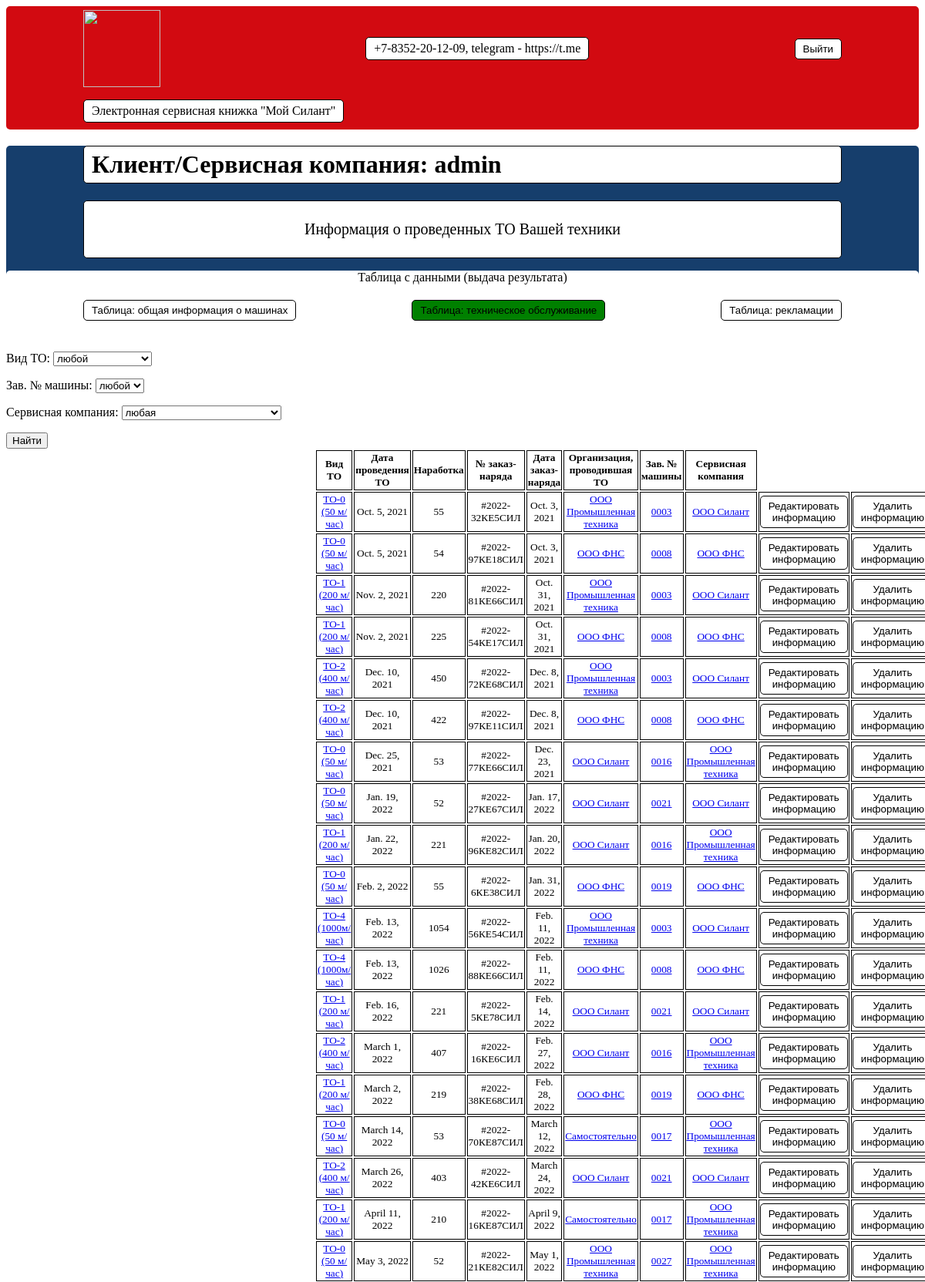
The page /api/maintenances/ (signed in, upper part) on the database its author committed.
### mysilant/models.py (models this page shows, shortened)
class Maintenance(models.Model):
    type_of_maintenance = models.ForeignKey(Type_of_maintenance, on_delete=models.CASCADE)
    date_of_maintenance = models.DateField()
    development = models.IntegerField(default=0)
    work_order_number = models.CharField(max_length=64)
    work_order_date = models.DateField()
    organization_maintenance = models.ForeignKey(Organization_maintenance, on_delete=models.CASCADE)
    machine = models.ForeignKey(Machine, on_delete=models.CASCADE)
    service_company = models.ForeignKey(Service_Company, on_delete=models.CASCADE)

class Type_of_maintenance(models.Model):
    name = models.CharField(max_length=64)
    description = models.TextField()
    def __str__(self):
        return self.name

class Organization_maintenance(models.Model):
    name = models.CharField(max_length=64)
    description = models.TextField()
    def __str__(self):
        return self.name

class Machine(models.Model):
    machine_number = models.CharField(max_length=64)
    model_of_equipment = models.ForeignKey(Model_of_equipment, on_delete=models.CASCADE)
    engine_model = models.ForeignKey(Engine_model, on_delete=models.CASCADE)
    engine_number = models.CharField(max_length=64)
    transmission_model = models.ForeignKey(Transmission_model, on_delete=models.CASCADE)
    transmission_number = models.CharField(max_length=64)
    model_of_driving_axle = models.ForeignKey(Model_of_driving_axle, on_delete=models.CASCADE)
    drive_axle_number = models.CharField(max_length=64)
    model_of_controlled_bridge = models.ForeignKey(Model_of_controlled_bridge, on_delete=models.CASCADE)
    controlled_bridge_number = models.CharField(max_length=64)
    supply_contract_number = models.CharField(max_length=64)
    shipment_date = models.DateField()
    consignee = models.CharField(max_length=64)
    delivery_address = models.CharField(max_length=64)
    equipment = models.CharField(max_length=128)
    client = models.ForeignKey(Client, on_delete=models.CASCADE)
    service_company = models.ForeignKey(Service_Company, on_delete=models.CASCADE)
    def __str__(self):
        return self.machine_number

class Service_Company(models.Model):
    name = models.CharField(max_length=64)
    description = models.TextField()
    def __str__(self):
        return self.name

### mysilant/views.py (the view)
# urls.py: path('api/maintenances/', MaintenanceListView.as_view(), name='maintenance_list'),
class MaintenanceListView(PermissionRequiredMixin, ListView):
    permission_required = 'mysilant.view_maintenance'
    model = Maintenance
    ordering = 'date_of_maintenance'
    form_class = MaintenanceForm
    template_name = 'maintenances.html'
    context_object_name = 'maintenances'
    def get_queryset(self):
       queryset = super().get_queryset()
       self.filterset = MaintenanceFilter(self.request.GET, queryset)
       return self.filterset.qs
    def get_context_data(self, **kwargs):
       context = super().get_context_data(**kwargs)
       context['filterset'] = self.filterset
       return context

### templates/silant_frontend/src/components/maintenances.html (shortened to what this page needs)
<!DOCTYPE html>
<html lang="en">
<head>
</head>
<body>
    <div>
        <header>
            <div class='header'>
                <div class='header2'>
                  <img class='img' src="https://static.tildacdn.com/tild3665-3566-4466-b331-303564336361/Frame_12.png"></img>
                  <p class='telephone'>+7-8352-20-12-09, telegram - https://t.me</p>
                  <form action="http://127.0.0.1:8000/accounts/logout/">
                    <button class='btn'>Выйти</button>
                  </form>
                </div>
                <div class='book'>
                  <p class='book1'>Электронная сервисная книжка "Мой Силант"</p>
                </div>
            </div>
        </header>
        <main>
        <h1 class='client'>Клиент/Сервисная компания: {{ user.username }}</h1>
        <div class='info2'>
          <p>Информация о проведенных ТО Вашей техники</p>
        </div>
        <div class='tab'>
        <p class='result'>Таблица с данными (выдача результата)</p>
        <div class='info'>
          <form action="http://127.0.0.1:8000/api/machines">
            <button class='tab4'>Таблица: общая информация о машинах</button>
          </form>
          <button class='tab5'>Таблица: техническое обслуживание</button>
          <form action="http://127.0.0.1:8000/api/complaints">
            <button class='tab6'>Таблица: рекламации</button>
          </form>
        </div>
        <form action="" method="get">
          {{ filterset.form.as_p }}
          <input type="submit" value="Найти" />
        </form>
        {% if maintenances %}
        <table class='maintenances'>
          <thead>
          <tr>
            <th>Вид ТО</th>
            <th>Дата проведения ТО</th>
            <th>Наработка</th>
            <th>№ заказ-наряда</th>
            <th>Дата заказ-наряда</th>
            <th>Организация, проводившая ТО</th>
            <th>Зав. № машины</th>
            <th>Сервисная компания</th>
          </tr>
          </thead>
          {% for maintenance in maintenances %}
          <tbody>
          <tr>
            <td><a href="#popup8">{{ maintenance.type_of_maintenance }}</a>
            </td>
            <td>{{ maintenance.date_of_maintenance }}</td>
            <td>{{ maintenance.development }}</td>
            <td>{{ maintenance.work_order_number }}</td>
            <td>{{ maintenance.work_order_date }}</td>
            <td><a href="#popup9">{{ maintenance.organization_maintenance }}</a>
            </td>
            <td><a href="#popup10">{{ maintenance.machine }}</a>
            </td>
            <td><a href="#popup11">{{ maintenance.service_company }}</a>
            </td>
            <td>
              <a href="{% url 'maintenance_update' id=maintenance.id %}"><u><button type="submit"
                  class="btn btn-primary">Редактировать информацию</button> </u></a>
            </td>
            <td>
              <a href="{% url 'maintenance_delete' id=maintenance.id %}"><u><button type="submit"
                  class="btn btn-primary">Удалить информацию</button> </u></a>
            </td>
          </tr>
          </tbody>
          {% endfor %}
        </table>
        {% else %}
       <h2>ТО нет!</h2>
       {% endif %}
        </div>
        </main>
      </div>
</body>
</html>

### templates/silant_frontend/src/components/maintenances.html (style rules this page uses)
.header { height: 150px; padding: 5px 100px; background-color: #D20A11; border-radius: 5px; }
.header2 { display: flex; justify-content: space-between; align-items: center; }
.img { height: 100px; width: 100px; }
.telephone { border: black thin solid; border-radius: 5px; background-color: white; padding: 5px 10px; }
.btn { border: black thin solid; border-radius: 5px; background-color: white; padding: 5px 10px; }
.book { display: flex; justify-content: space-between; align-items: center; }
.book1 { border: black thin solid; border-radius: 5px; background-color: white; padding: 5px 10px; }
.maintenances { font-size: 10pt; text-align: center; margin-left: 400px; }
table.maintenances th, table.maintenances td { border: black thin solid; }
.client { border: black thin solid; border-radius: 5px; background-color: white; padding: 5px 10px; margin-left: 100px; margin-right: 100px; }
.result { text-align: center; }
.info { display: flex; justify-content: space-between; align-items: center; margin-top: 20px; margin-bottom: 40px; padding-left: 100px; padding-right: 100px; }
.tab { background-color: white; border-radius: 5px; }
.tab4 { border: black thin solid; border-radius: 5px; background-color: white; padding: 5px 10px; }
.tab5 { border: black thin solid; border-radius: 5px; background-color: green; padding: 5px 10px; }
.tab6 { border: black thin solid; border-radius: 5px; background-color: white; padding: 5px 10px; }
.info2 { border: black thin solid; border-radius: 5px; background-color: white; padding: 5px 10px; margin-left: 100px; margin-right: 100px; text-align: center; font-size: 20px; }
main { background-color: #163E6C; border-radius: 5px; }

### rows shown on the page
Maintenance: type_of_maintenance "ТО-0 (50 м/час)", date_of_maintenance "Oct. 5, 2021", development "55", work_order_number "#2022-32КЕ5СИЛ", work_order_date "Oct. 3, 2021", organization_maintenance "ООО Промышленная техника", machine "0003", service_company "ООО Силант"
Maintenance: type_of_maintenance "ТО-0 (50 м/час)", date_of_maintenance "Oct. 5, 2021", development "54", work_order_number "#2022-97КЕ18СИЛ", work_order_date "Oct. 3, 2021", organization_maintenance "ООО ФНС", machine "0008", service_company "ООО ФНС"
Maintenance: type_of_maintenance "ТО-1 (200 м/час)", date_of_maintenance "Nov. 2, 2021", development "220", work_order_number "#2022-81КЕ66СИЛ", work_order_date "Oct. 31, 2021", organization_maintenance "ООО Промышленная техника", machine "0003", service_company "ООО Силант"
Maintenance: type_of_maintenance "ТО-1 (200 м/час)", date_of_maintenance "Nov. 2, 2021", development "225", work_order_number "#2022-54КЕ17СИЛ", work_order_date "Oct. 31, 2021", organization_maintenance "ООО ФНС", machine "0008", service_company "ООО ФНС"
Maintenance: type_of_maintenance "ТО-2 (400 м/час)", date_of_maintenance "Dec. 10, 2021", development "450", work_order_number "#2022-72КЕ68СИЛ", work_order_date "Dec. 8, 2021", organization_maintenance "ООО Промышленная техника", machine "0003", service_company "ООО Силант"
Maintenance: type_of_maintenance "ТО-2 (400 м/час)", date_of_maintenance "Dec. 10, 2021", development "422", work_order_number "#2022-97КЕ11СИЛ", work_order_date "Dec. 8, 2021", organization_maintenance "ООО ФНС", machine "0008", service_company "ООО ФНС"
Maintenance: type_of_maintenance "ТО-0 (50 м/час)", date_of_maintenance "Dec. 25, 2021", development "53", work_order_number "#2022-77КЕ66СИЛ", work_order_date "Dec. 23, 2021", organization_maintenance "ООО Силант", machine "0016", service_company "ООО Промышленная техника"
Maintenance: type_of_maintenance "ТО-0 (50 м/час)", date_of_maintenance "Jan. 19, 2022", development "52", work_order_number "#2022-27КЕ67СИЛ", work_order_date "Jan. 17, 2022", organization_maintenance "ООО Силант", machine "0021", service_company "ООО Силант"
Maintenance: type_of_maintenance "ТО-1 (200 м/час)", date_of_maintenance "Jan. 22, 2022", development "221", work_order_number "#2022-96КЕ82СИЛ", work_order_date "Jan. 20, 2022", organization_maintenance "ООО Силант", machine "0016", service_company "ООО Промышленная техника"
Maintenance: type_of_maintenance "ТО-0 (50 м/час)", date_of_maintenance "Feb. 2, 2022", development "55", work_order_number "#2022-6КЕ38СИЛ", work_order_date "Jan. 31, 2022", organization_maintenance "ООО ФНС", machine "0019", service_company "ООО ФНС"
Maintenance: type_of_maintenance "ТО-4 (1000м/час)", date_of_maintenance "Feb. 13, 2022", development "1054", work_order_number "#2022-56КЕ54СИЛ", work_order_date "Feb. 11, 2022", organization_maintenance "ООО Промышленная техника", machine "0003", service_company "ООО Силант"
Maintenance: type_of_maintenance "ТО-4 (1000м/час)", date_of_maintenance "Feb. 13, 2022", development "1026", work_order_number "#2022-88КЕ66СИЛ", work_order_date "Feb. 11, 2022", organization_maintenance "ООО ФНС", machine "0008", service_company "ООО ФНС"
Maintenance: type_of_maintenance "ТО-1 (200 м/час)", date_of_maintenance "Feb. 16, 2022", development "221", work_order_number "#2022-5КЕ78СИЛ", work_order_date "Feb. 14, 2022", organization_maintenance "ООО Силант", machine "0021", service_company "ООО Силант"
Maintenance: type_of_maintenance "ТО-2 (400 м/час)", date_of_maintenance "March 1, 2022", development "407", work_order_number "#2022-16КЕ6СИЛ", work_order_date "Feb. 27, 2022", organization_maintenance "ООО Силант", machine "0016", service_company "ООО Промышленная техника"
Maintenance: type_of_maintenance "ТО-1 (200 м/час)", date_of_maintenance "March 2, 2022", development "219", work_order_number "#2022-38КЕ68СИЛ", work_order_date "Feb. 28, 2022", organization_maintenance "ООО ФНС", machine "0019", service_company "ООО ФНС"
Maintenance: type_of_maintenance "ТО-0 (50 м/час)", date_of_maintenance "March 14, 2022", development "53", work_order_number "#2022-70КЕ87СИЛ", work_order_date "March 12, 2022", organization_maintenance "Самостоятельно", machine "0017", service_company "ООО Промышленная техника"
Maintenance: type_of_maintenance "ТО-2 (400 м/час)", date_of_maintenance "March 26, 2022", development "403", work_order_number "#2022-42КЕ6СИЛ", work_order_date "March 24, 2022", organization_maintenance "ООО Силант", machine "0021", service_company "ООО Силант"
Maintenance: type_of_maintenance "ТО-1 (200 м/час)", date_of_maintenance "April 11, 2022", development "210", work_order_number "#2022-16КЕ87СИЛ", work_order_date "April 9, 2022", organization_maintenance "Самостоятельно", machine "0017", service_company "ООО Промышленная техника"
Maintenance: type_of_maintenance "ТО-0 (50 м/час)", date_of_maintenance "May 3, 2022", development "52", work_order_number "#2022-21КЕ82СИЛ", work_order_date "May 1, 2022", organization_maintenance "ООО Промышленная техника", machine "0027", service_company "ООО Промышленная техника"

### other values the page prints
{{ user.username }} "admin"
